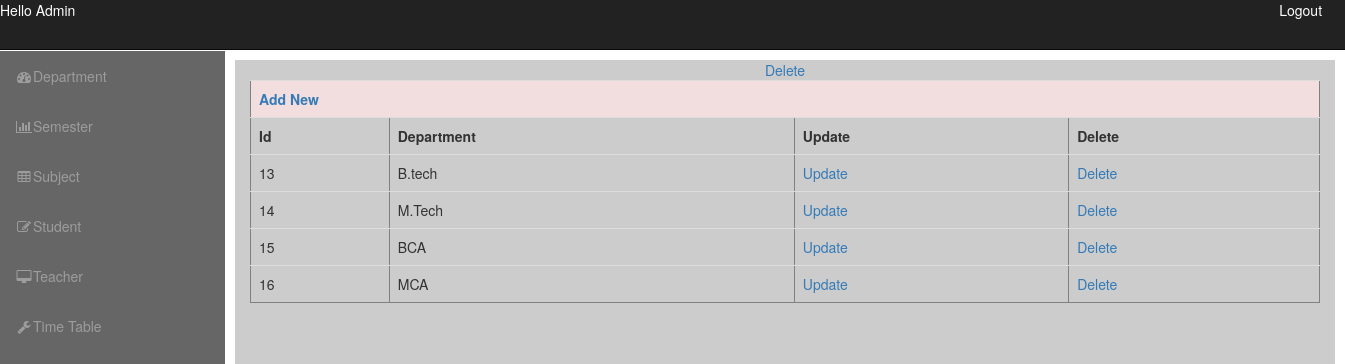
/admin/admindashboard.php?info=course, run on the app's committed database.
### tables this page shows
CREATE TABLE `department` (
  `department_id` int(11) NOT NULL,
  `department_name` varchar(50) NOT NULL
);

### admin/course.php (the view, shortened to what this page needs)
<?php
echo "<table border='1' class='table'>";
echo "<tr class='danger'><th colspan='4'><a href='admindashboard.php?info=add_course'>Add New</a></th></tr>";
echo "<Tr><th>Id</th><th>Department</th><th>Update</th><th>Delete</th></Tr>";
	$que=mysqli_query($con,"select *  from department");
	while($res=mysqli_fetch_array($que))
	{
	echo "<Tr>";
	echo "<td>".$res['department_id']."</td>" ;
	echo "<td>".$res['department_name']."</td>" ;
	echo "<td><a href='admindashboard.php?info=updatecourse&department_id=$res[department_id]'>Update</a></td>";
	echo "<td><a href='admindashboard.php?info=deletecourse&department_id=$res[department_id]'>Delete</a></td>";
	}
	?>
<a href='javascript:deleteData("<?php echo  $res[department_id];?>")'>Delete</a>
	<?php
	echo "</tr>";
echo "</table>";
?>

### admin/css/sb-admin.css (style rules this page uses)
body { margin-top: 100px; }
@media (min-width:768px) { body { margin-top: 50px; } }

### data on the page
department: department_id "13", department_name "B.tech"
department: department_id "14", department_name "M.Tech"
department: department_id "15", department_name "BCA"
department: department_id "16", department_name "MCA"
